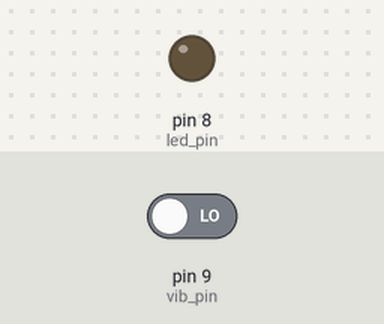
The sketch below on a simulated Arduino Uno, built with avr-gcc and run on an emulated ATmega328P. On the bench: output pins drawn as LEDs (lit = HIGH). The inputs (shaded band) are chosen by the test bench; at power-on: pin 9 (vib_pin) LOW.

Above: at 1.2 s.
1.3 s: pin 9 (vib_pin) driven HIGH
At 2.1 s:
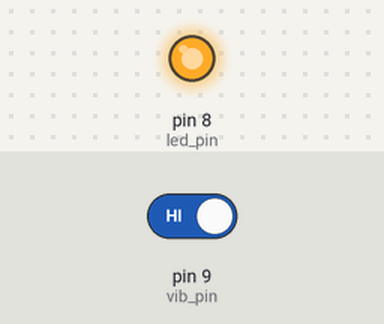
4.3 s: pin 9 (vib_pin) driven LOW
At 5.0 s:
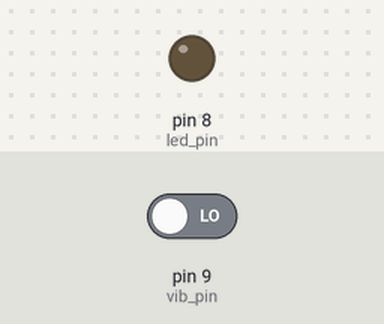
Timing chart, 0 to 7.3 s (numbered marks = the images above; inputs shaded):
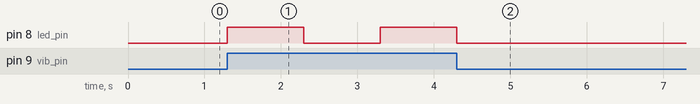

The sketch:

Pendeteksi_Getaran_Dengan_Sensor_Vibration_SW-420.ino
```cpp
int vib_pin = 9; // pin sensor vibration
int led_pin = 8; // pin LED

void setup() {
  pinMode(vib_pin, INPUT);
  pinMode(led_pin, OUTPUT);
}

void loop() {
  int val = digitalRead(vib_pin);
  if (val == 1)
  {
    // Jika terdeteksi getaran
    digitalWrite(led_pin, HIGH);
    delay(1000);
    digitalWrite(led_pin, LOW);
    delay(1000);
  }
  else
    digitalWrite(led_pin, LOW);
}
```

Measured:
- after the input at 1.3 s, pin 8 (led_pin): LOW → HIGH at once, → LOW 1.0 s later, → HIGH 1.0 s later
- after the input at 4.3 s, pin 8 (led_pin): goes on until 4.3 s, then stays LOW
